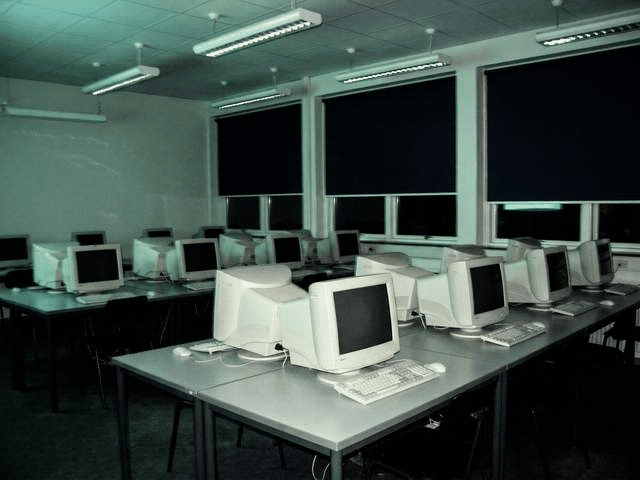
#> input picture assets/photos/edb.png, 640 x 480 px
$ python retro.py ../../assets/photos/edb.png out.png
#> lines starting #> are read from the running program, lines starting #| are printed output that depends on the picture
#> in main, `alpha = im.split()[3]`: alpha: PIL image 640x480 L; every value is 255
#!/usr/bin/env python3 -I
"""Retro-process Higgsfield renders → era-correct PNG8.
Usage: /usr/bin/python3 -I tools/art/retro.py <in.png> <out.png> [--mode bg|sprite] [--size 640x480] [--key] [--contact]
  bg:     resize LANCZOS → colour drift (sat 1.12, green ×1.03) → JPEG q65 round-trip → 256-colour ordered (Bayer 4×4) dither → PNG8
  sprite: same but Floyd–Steinberg, keeps alpha, --key chroma-keys flat green (#00FF00) with a 1 px fringe left on purpose
Writes <out>.pal.json (palette) next to the output. Needs Pillow in /usr/bin/python3."""
import sys, io, json, argparse
from PIL import Image, ImageEnhance, ImageOps

BAYER4 = [[0, 8, 2, 10], [12, 4, 14, 6], [3, 11, 1, 9], [15, 7, 13, 5]]

def drift(im):
    im = ImageEnhance.Color(im).enhance(1.12)
#> im: PIL image 640x480 RGB
    r, g, b = im.split()
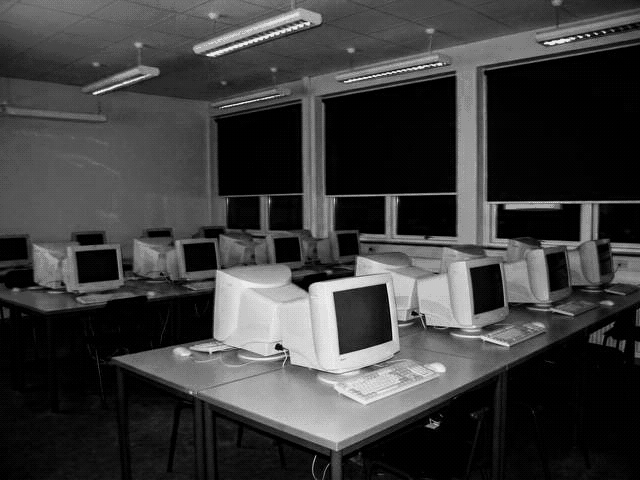
#> r: PIL image 640x480 L; min 0, max 237, mean 61.1
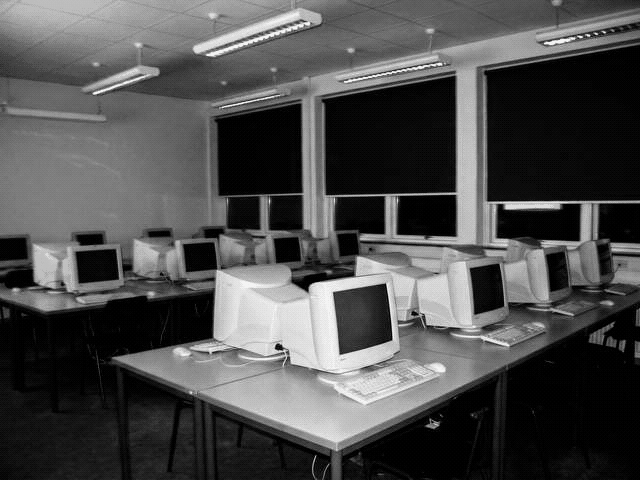
#> g: PIL image 640x480 L; min 0, max 244, mean 77.5
    g = g.point(lambda v: min(255, int(v * 1.03)))
    return Image.merge('RGB', (r, g, b))

def jpeg_round(im, q=65):
#> called with q = 65
    buf = io.BytesIO(); im.save(buf, 'JPEG', quality=q, subsampling=2); buf.seek(0)
    return Image.open(buf).convert('RGB')

def ordered_dither(im, pal_img, strength=12):
    """Add a Bayer threshold pattern before nearest-palette quantisation (ordered dither look)."""
#> called with strength = 12
    w, h = im.size
#> w = 640; h = 480
    px = im.load()
    for y in range(h):
        row = BAYER4[y % 4]
        for x in range(w):
            t = (row[x % 4] / 16 - 0.5) * strength
            r, g, b = px[x, y]
            px[x, y] = (max(0, min(255, int(r + t))), max(0, min(255, int(g + t))), max(0, min(255, int(b + t))))
    return im.quantize(palette=pal_img, dither=Image.Dither.NONE)
#> returned value: PIL image 640x480 P

def chroma_key(im, tol=90):
    im = im.convert('RGBA'); px = im.load(); w, h = im.size
    for y in range(h):
        for x in range(w):
            r, g, b, a = px[x, y]
            if g > 150 and g - max(r, b) > tol: px[x, y] = (r, g, b, 0)
    return im

def main():
    ap = argparse.ArgumentParser()
    ap.add_argument('inp'); ap.add_argument('out')
    ap.add_argument('--mode', default='bg'); ap.add_argument('--size', default='640x480')
    ap.add_argument('--key', action='store_true'); ap.add_argument('--colors', type=int, default=256)
    a = ap.parse_args()
    im = Image.open(a.inp).convert('RGBA')
    if a.key: im = chroma_key(im)
    if a.size and a.size != 'keep':
        W, H = map(int, a.size.lower().split('x'))
        if a.mode == 'bg': im = ImageOps.fit(im, (W, H), Image.LANCZOS)
        else: im.thumbnail((W, H), Image.LANCZOS)
    alpha = im.split()[3]
    rgb = jpeg_round(drift(im.convert('RGB')))
    pal_src = rgb.quantize(colors=a.colors - (1 if a.mode == 'sprite' else 0), method=Image.Quantize.MEDIANCUT)
    if a.mode == 'bg':
        out = ordered_dither(rgb, pal_src)
    else:
        out = rgb.quantize(palette=pal_src, dither=Image.Dither.FLOYDSTEINBERG).convert('RGBA')
        out.putalpha(alpha.point(lambda v: 255 if v > 128 else 0))  # 1-bit alpha = Director sprite fringe
    out.save(a.out, optimize=True)
    pal = pal_src.getpalette()[: 3 * a.colors]
#> pal = 768 values, max 250 at index 1, min 0 at index 621, mean 73.85
    with open(a.out + '.pal.json', 'w') as f: json.dump([pal[i:i + 3] for i in range(0, len(pal), 3)], f)
    print(a.out, out.size, out.mode)
#| out.png (640, 480) P

if __name__ == '__main__': main()
